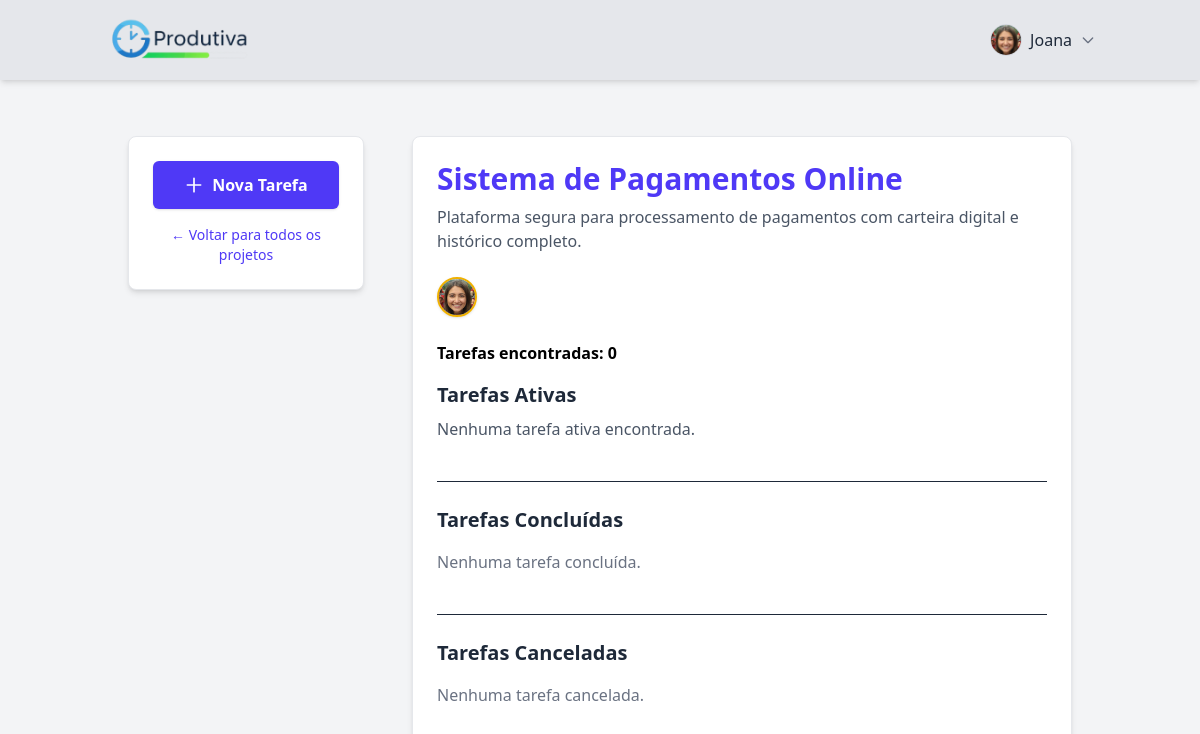
/produtiva/projetos/27/tarefas/ (signed in), run on the app's committed database.
### produtiva/models.py (models this page shows, shortened)
class Perfil(models.Model):
    user = models.OneToOneField(User, on_delete=models.CASCADE, related_name='perfil')
    is_admin = models.BooleanField(default=False)
    foto = models.ImageField(upload_to='fotos_perfil/', blank=True, null=True)

class Projeto(models.Model):
    nome_projeto = models.CharField(
        max_length=255, blank=False, null=False, verbose_name="Nome do Projeto"
    )
    descricao = models.TextField(blank=True, null=True, verbose_name="Descrição")
    usuario = models.ForeignKey(
        User, on_delete=models.CASCADE, related_name="projetos_criados"
    )
    participantes = models.ManyToManyField(
        User, related_name="projetos_participando", blank=True, verbose_name="Participantes"
    )
    data_criacao = models.DateTimeField(auto_now_add=True)
    data_ultima_atualizacao = models.DateTimeField(auto_now=True)
    cancelado = models.BooleanField(default=False)
    concluido = models.BooleanField(default=False, verbose_name="Concluído")
    class Meta:
        verbose_name = "Projeto"
        verbose_name_plural = "Projetos"
        ordering = ["-data_criacao"]

### produtiva/views.py (the view, shortened to what this page needs)
# urls.py: path("projetos/<int:projeto_id>/tarefas/", views.tarefas_por_projeto, name="tarefas_por_projeto"),
@cache_control(no_cache=True, must_revalidate=True, no_store=True)
@login_required
def tarefas_por_projeto(request, projeto_id):
    user = request.user
    projeto = get_object_or_404(Projeto, id=projeto_id)
    if not (hasattr(user, 'perfil') and user.perfil.is_admin) and user not in projeto.participantes.all():
        messages.error(request, "Você não tem permissão para acessar este projeto.")
        return redirect('projetos')
    context = {
        'projeto': projeto,
        'tarefas': projeto.tarefas.filter(cancelada=False, concluida=False),
        'tarefas_concluidas': projeto.tarefas.filter(concluida=True),
        'tarefas_canceladas': projeto.tarefas.filter(cancelada=True),
    }
    return render(request, 'tarefas_por_projeto.html', context)

### produtiva/templates/tarefas_por_projeto.html (shortened to what this page needs)
{% extends "base.html" %}
{% load static %}
{% block header_right_content %}
<div class="relative flex items-center">
  {% if user.is_authenticated %}
    <button id="perfilMenuBtn" class="group flex items-center space-x-2 focus:outline-none">
      {% if perfil and perfil.foto %}
        <img src="{{ perfil.foto.url }}" alt="Foto de Perfil"
             class="w-8 h-8 rounded-full object-cover border border-gray-300 group-hover:ring-2 group-hover:ring-indigo-500 transition">
      {% endif %}
      <span class="font-medium text-gray-800 group-hover:text-indigo-600 transition">
        {{ user.first_name }}
      </span>
      <svg xmlns="http://www.w3.org/2000/svg" class="w-4 h-4 text-gray-500 group-hover:text-indigo-600 transition" fill="none" viewBox="0 0 24 24" stroke="currentColor" stroke-width="2">
        <path stroke-linecap="round" stroke-linejoin="round" d="M19 9l-7 7-7-7" />
      </svg>
    </button>
  {% else %}
    <a href="{% url 'login' %}"
       class="bg-blue-600 hover:bg-blue-700 text-white font-bold py-2 px-4 rounded transition-colors duration-200">
       Faça Login
    </a>
  {% endif %}
</div>
{% endblock header_right_content %}
{% block 'body' %}
<div class="flex flex-col lg:flex-row min-h-screen bg-gray-100 p-4 lg:p-6 gap-4 lg:gap-6">
  <div class="w-full lg:w-1/4 bg-white p-4 lg:p-6 rounded-lg shadow-md border border-gray-200 mr-6 h-fit">
    <a
      href="#"
      id="novaTarefaBtn"
      class="flex items-center justify-center w-full px-4 py-3 bg-indigo-600 text-white font-semibold rounded-md shadow-sm hover:bg-indigo-700 focus:outline-none focus:ring-2 focus:ring-offset-2 focus:ring-indigo-500"
    >
      <svg class="w-5 h-5 mr-2" fill="none" stroke="currentColor" viewBox="0 0 24 24">
        <path stroke-linecap="round" stroke-linejoin="round" stroke-width="2" d="M12 4v16m8-8H4"></path>
      </svg>
      Nova Tarefa
    </a>
    <a
      href="{% url 'projetos' %}"
      class="mt-4 block text-center text-sm text-indigo-600 hover:text-indigo-800 hover:underline"
    >
      &larr; Voltar para todos os projetos
    </a>
  </div>
  <div class="w-full lg:flex-1 bg-white p-4 lg:p-6 rounded-lg shadow-md border border-gray-200">
    <h1 class="text-2xl lg:text-3xl font-bold mb-2">
      <span class="text-indigo-600">{{ projeto.nome_projeto }}</span>
    </h1>
    <p class="text-gray-600 mb-6">{{ projeto.descricao|default_if_none:"" }}</p>
<div class="flex flex-wrap items-center gap-2 lg:gap-4 mt-4 mb-6">
  <div class="relative group">
    {% if projeto.usuario.perfil.foto %}
      <img src="{{ projeto.usuario.perfil.foto.url }}"
           class="w-10 h-10 rounded-full object-cover border-2 border-yellow-500 shadow">
    {% else %}
      <div class="w-10 h-10 rounded-full bg-yellow-300 flex items-center justify-center text-gray-700 text-sm">
        {{ projeto.usuario.first_name|slice:":1" }}{{ projeto.usuario.last_name|slice:":1" }}
      </div>
    {% endif %}
  </div>
</div>
    <p class="font-semibold mb-4">Tarefas encontradas: {{ tarefas|length }}</p>
    <h2 class="text-xl font-bold mb-2 text-gray-800">Tarefas Ativas</h2>
    {% if tarefas %}
    <div class="overflow-x-auto max-h-96 overflow-y-auto mb-8">
      <table class="min-w-[800px] border border-gray-200 rounded-lg shadow-sm text-center">
        <thead class="bg-gray-100 sticky top-0 z-10">
          <tr>
            <th class="px-4 py-3 border-b text-left">Nome</th>
            <th class="px-4 py-3 border-b text-left">Descrição</th>
            <th class="px-4 py-3 border-b text-left">Estimativa</th>
            <th class="px-4 py-3 border-b text-left">Categoria</th>
            <th class="px-4 py-3 border-b text-center">Editar</th>
            <th class="px-4 py-3 border-b text-center">Apontamentos</th>
            <th class="px-4 py-3 border-b text-center">Concluir</th>
            <th class="px-4 py-3 border-b text-center">Cancelar</th>
          </tr>
        </thead>
        <tbody>
          {% for tarefa in tarefas %}
          <tr
            class="hover:bg-gray-100 {% if tarefa.categoria == 'URGENTE_IMPORTANTE' %}bg-red-200 text-red-900{% elif tarefa.categoria == 'IMPORTANTE_NAO_URGENTE' %}bg-yellow-200 text-yellow-900{% elif tarefa.categoria == 'URGENTE_NAO_IMPORTANTE' %}bg-blue-200 text-blue-900{% elif tarefa.categoria == 'NAO_IMPORTANTE_NAO_URGENTE' %}bg-green-200 text-green-900{% endif %}"
          >
            <td class="px-4 py-3 text-left leading-normal">{{ tarefa.nome_tarefa }}</td>
            <td class="px-4 py-3 text-left leading-normal">{{ tarefa.descricao|default:"-" }}</td>
            <td class="px-4 py-3 text-left leading-normal">{{ tarefa.estimativa_horas|time:"H:i" }}</td>
            <td class="px-4 py-3 text-left leading-normal">{{ tarefa.get_categoria_display }}</td>
            <td class="px-4 py-3 text-left leading-normal">
              <a
                href="#"
                class="editar-tarefa inline-flex items-center justify-center px-3 py-1 bg-indigo-100 text-indigo-700 rounded hover:bg-indigo-200 transition"
                data-id="{{ tarefa.id }}"
                data-nome="{{ tarefa.nome_tarefa }}"
                data-descricao="{{ tarefa.descricao }}"
                data-categoria="{{ tarefa.categoria }}"
                data-estimativa="{{ tarefa.estimativa_horas|time:'H:i' }}"
              >
                <svg xmlns="http://www.w3.org/2000/svg" fill="none" viewBox="0 0 24 24" stroke-width="1.5" stroke="currentColor" class="w-5 h-5">
                  <path stroke-linecap="round" stroke-linejoin="round" d="m16.862 4.487 1.687-1.688a1.875 1.875 0 1 1 2.652 2.652L10.582 16.07a4.5 4.5 0 0 1-1.897 1.13L6 18l.8-2.685a4.5 4.5 0 0 1 1.13-1.897l8.932-8.931Z"/>
                </svg>
              </a>
            </td>
            <td class="px-4 py-2 text-center">
              <a href="{% url 'apontamentos_tarefa' tarefa.id %}"
                class="inline-flex items-center justify-center px-3 py-1 rounded-md {% if tarefa.apontamento_ativo %}bg-green-100 text-green-800 animate-pulse{% else %}bg-blue-100 text-blue-800 hover:bg-blue-200{% endif %}">
                <svg xmlns="http://www.w3.org/2000/svg" fill="none" viewBox="0 0 24 24" stroke-width="1.5" stroke="currentColor" class="w-5 h-5 mr-1">
                  <path stroke-linecap="round" stroke-linejoin="round" d="M12 6v6h4.5m4.5 0a9 9 0 1 1-18 0 9 9 0 0 1 18 0Z"/>
                </svg>
                {% if tarefa.apontamento_ativo %}Em Andamento{% else %}Ver/Lançar{% endif %}
              </a>
            </td>
            <td class="px-4 py-2 text-center">
              <button
                class="concluir-tarefa-btn flex justify-center items-center mx-auto p-2 text-gray-500 hover:text-green-600 transition"
                data-url="{% url 'concluir_tarefa' tarefa.id %}"
                title="Concluir Tarefa"
              >
                <svg xmlns="http://www.w3.org/2000/svg" fill="none" viewBox="0 0 24 24" stroke-width="1.5" stroke="currentColor" class="w-5 h-5">
                  <path stroke-linecap="round" stroke-linejoin="round" d="M4.5 12.75l6 6 9-13.5"/>
                </svg>
              </button>
            </td>
            <td class="px-4 py-2 text-center">
              <button
                class="cancelar-tarefa-btn flex justify-center items-center mx-auto p-2 text-gray-500 hover:text-red-600 transition"
                data-url="{% url 'cancelar_tarefa' tarefa.id %}"
              >
                <svg xmlns="http://www.w3.org/2000/svg" fill="none" viewBox="0 0 24 24" stroke-width="1.5" stroke="currentColor" class="w-5 h-5">
                  <path stroke-linecap="round" stroke-linejoin="round" d="m9.75 9.75 4.5 4.5m0-4.5-4.5 4.5M21 12a9 9 0 1 1-18 0 9 9 0 0 1 18 0Z"/>
                </svg>
              </button>
            </td>
          </tr>
          {% endfor %}
        </tbody>
      </table>
    </div>
    {% else %}
    <p class="text-gray-600">Nenhuma tarefa ativa encontrada.</p>
    {% endif %}
    <h2 class="text-xl font-bold mt-10 mb-4 text-gray-800 border-t pt-6">
      Tarefas Concluídas
    </h2>
    {% if tarefas_concluidas %}
    <div class="overflow-x-auto max-h-96 overflow-y-auto mb-8 lg:mb-10">
      <table class="w-full border border-gray-200 rounded-lg shadow-sm text-center">
        <thead class="bg-gray-100">
          <tr>
            <th class="px-4 py-3 border-b text-left">Nome</th>
            <th class="px-4 py-3 border-b text-left">Descrição</th>
            <th class="px-4 py-3 border-b text-center">Restaurar</th>
            <th class="px-4 py-3 border-b text-center">Excluir</th>
          </tr>
        </thead>
        <tbody class="divide-y divide-gray-200">
          {% for tarefa in tarefas_concluidas %}
          <tr class="hover:bg-gray-50 even:bg-gray-50 align-middle">
            <td class="px-4 py-3 text-gray-600 text-left font-medium leading-normal">
              {{ tarefa.nome_tarefa }}
            </td>
            <td class="px-4 py-3 text-gray-400 text-left leading-normal">
              {{ tarefa.descricao|default_if_none:"Sem descrição" }}
            </td>
            <td class="px-4 py-3 text-center align-middle">
              <button
                class="restaurar-tarefa-btn inline-flex justify-center items-center px-3 py-2 bg-green-500 text-white rounded hover:bg-green-600 transition"
                data-url="{% url 'restaurar_tarefa' tarefa.id %}"
                title="Restaurar tarefa"
              >
                <svg xmlns="http://www.w3.org/2000/svg" fill="none" viewBox="0 0 24 24"
                  stroke-width="1.5" stroke="currentColor" class="w-5 h-5">
                  <path stroke-linecap="round" stroke-linejoin="round"
                    d="M16.023 9.348h4.992v-.001M2.985 19.644v-4.992m0 0h4.992m-4.993 0 3.181 3.183a8.25 8.25 0 0 0 13.803-3.7M4.031 9.865a8.25 8.25 0 0 1 13.803-3.7l3.181 3.182m0-4.991v4.99" />
                </svg>
              </button>
            </td>
            <td class="px-4 py-3 text-center align-middle">
              <button
                class="excluir-tarefa-btn inline-flex justify-center items-center px-3 py-2 bg-red-500 text-white rounded hover:bg-red-600 transition"
                data-url="{% url 'excluir_tarefa_definitivo' tarefa.id %}"
                title="Excluir tarefa definitivamente"
              >
                <svg xmlns="http://www.w3.org/2000/svg" fill="none" viewBox="0 0 24 24"
                  stroke-width="1.5" stroke="currentColor" class="w-5 h-5">
                  <path stroke-linecap="round" stroke-linejoin="round"
                    d="m14.74 9-.346 9m-4.788 0L9.26 9m9.968-3.21c.342.052.682.107 1.022.166m-1.022-.165L18.16 19.673a2.25 2.25 0 0 1-2.244 2.077H8.084a2.25 2.25 0 0 1-2.244-2.077L4.772 5.79m14.456 0a48.108 48.108 0 0 0-3.478-.397m-12 .562c.34-.059.68-.114 1.022-.165m0 0a48.11 48.11 0 0 1 3.478-.397m7.5 0v-.916c0-1.18-.91-2.164-2.09-2.201a51.964 51.964 0 0 0-3.32 0c-1.18.037-2.09 1.022-2.09 2.201v.916m7.5 0a48.667 48.667 0 0 0-7.5 0" />
                </svg>
              </button>
            </td>
          </tr>
          {% endfor %}
        </tbody>
      </table>
    </div>
    {% else %}
    <p class="text-gray-500 mb-8 lg:mb-10">Nenhuma tarefa concluída.</p>
    {% endif %}
    <h2 class="text-xl font-bold mb-4 text-gray-800 border-t pt-6">
      Tarefas Canceladas
    </h2>
    {% if tarefas_canceladas %}
    <div class="overflow-x-auto max-h-96 overflow-y-auto mb-8 lg:mb-10">
      <table class="w-full border border-gray-200 rounded-lg shadow-sm text-center">
        <thead class="bg-gray-100">
          <tr>
            <th class="px-4 py-3 border-b text-left">Nome</th>
            <th class="px-4 py-3 border-b text-left">Descrição</th>
            <th class="px-4 py-3 border-b text-center">Restaurar</th>
            <th class="px-4 py-3 border-b text-center">Excluir</th>
          </tr>
        </thead>
        <tbody class="divide-y divide-gray-200">
          {% for tarefa in tarefas_canceladas %}
          <tr class="hover:bg-gray-50 even:bg-gray-50 align-middle">
            <td class="px-4 py-3 text-gray-500 line-through text-left font-medium leading-normal">
              {{ tarefa.nome_tarefa }}
            </td>
            <td class="px-4 py-3 text-gray-400 text-left leading-normal line-through">
              {{ tarefa.descricao|default_if_none:"Sem descrição" }}
            </td>
            <td class="px-4 py-3 text-center align-middle">
              <button
                class="restaurar-tarefa-btn inline-flex justify-center items-center px-3 py-2 bg-green-500 text-white rounded hover:bg-green-600 transition"
                data-url="{% url 'restaurar_tarefa' tarefa.id %}"
                title="Restaurar tarefa"
              >
                <svg xmlns="http://www.w3.org/2000/svg" fill="none" viewBox="0 0 24 24"
                  stroke-width="1.5" stroke="currentColor" class="w-5 h-5">
                  <path stroke-linecap="round" stroke-linejoin="round"
                    d="M16.023 9.348h4.992v-.001M2.985 19.644v-4.992m0 0h4.992m-4.993 0 3.181 3.183a8.25 8.25 0 0 0 13.803-3.7M4.031 9.865a8.25 8.25 0 0 1 13.803-3.7l3.181 3.182m0-4.991v4.99" />
                </svg>
              </button>
            </td>
            <td class="px-4 py-3 text-center align-middle">
              <button
                class="excluir-tarefa-btn inline-flex justify-center items-center px-3 py-2 bg-red-500 text-white rounded hover:bg-red-600 transition"
                data-url="{% url 'excluir_tarefa_definitivo' tarefa.id %}"
                title="Excluir permanentemente"
              >
                <svg xmlns="http://www.w3.org/2000/svg" fill="none" viewBox="0 0 24 24"
                  stroke-width="1.5" stroke="currentColor" class="w-5 h-5">
                  <path stroke-linecap="round" stroke-linejoin="round"
                    d="m14.74 9-.346 9m-4.788 0L9.26 9m9.968-3.21c.342.052.682.107 1.022.166m-1.022-.165L18.16 19.673a2.25 2.25 0 0 1-2.244 2.077H8.084a2.25 2.25 0 0 1-2.244-2.077L4.772 5.79m14.456 0a48.108 48.108 0 0 0-3.478-.397m-12 .562c.34-.059.68-.114 1.022-.165m0 0a48.11 48.11 0 0 1 3.478-.397m7.5 0v-.916c0-1.18-.91-2.164-2.09-2.201a51.964 51.964 0 0 0-3.32 0c-1.18.037-2.09 1.022-2.09 2.201v.916m7.5 0a48.667 48.667 0 0 0-7.5 0" />
                </svg>
              </button>
            </td>
          </tr>
          {% endfor %}
        </tbody>
      </table>
    </div>
    {% else %}
    <p class="text-gray-500 mb-8 lg:mb-10">Nenhuma tarefa cancelada.</p>
    {% endif %}
  </div>
</div>
{% endblock %}

### data on the page
Perfil: foto (picture)
Projeto: nome_projeto "Sistema de Pagamentos Online", descricao "Plataforma segura para processamento de pagamentos com carteira digital e histórico completo.", usuario.perfil.foto (picture)

### other printed values
{{ user.first_name }} "Joana"
{{ tarefas|length }} "0"
